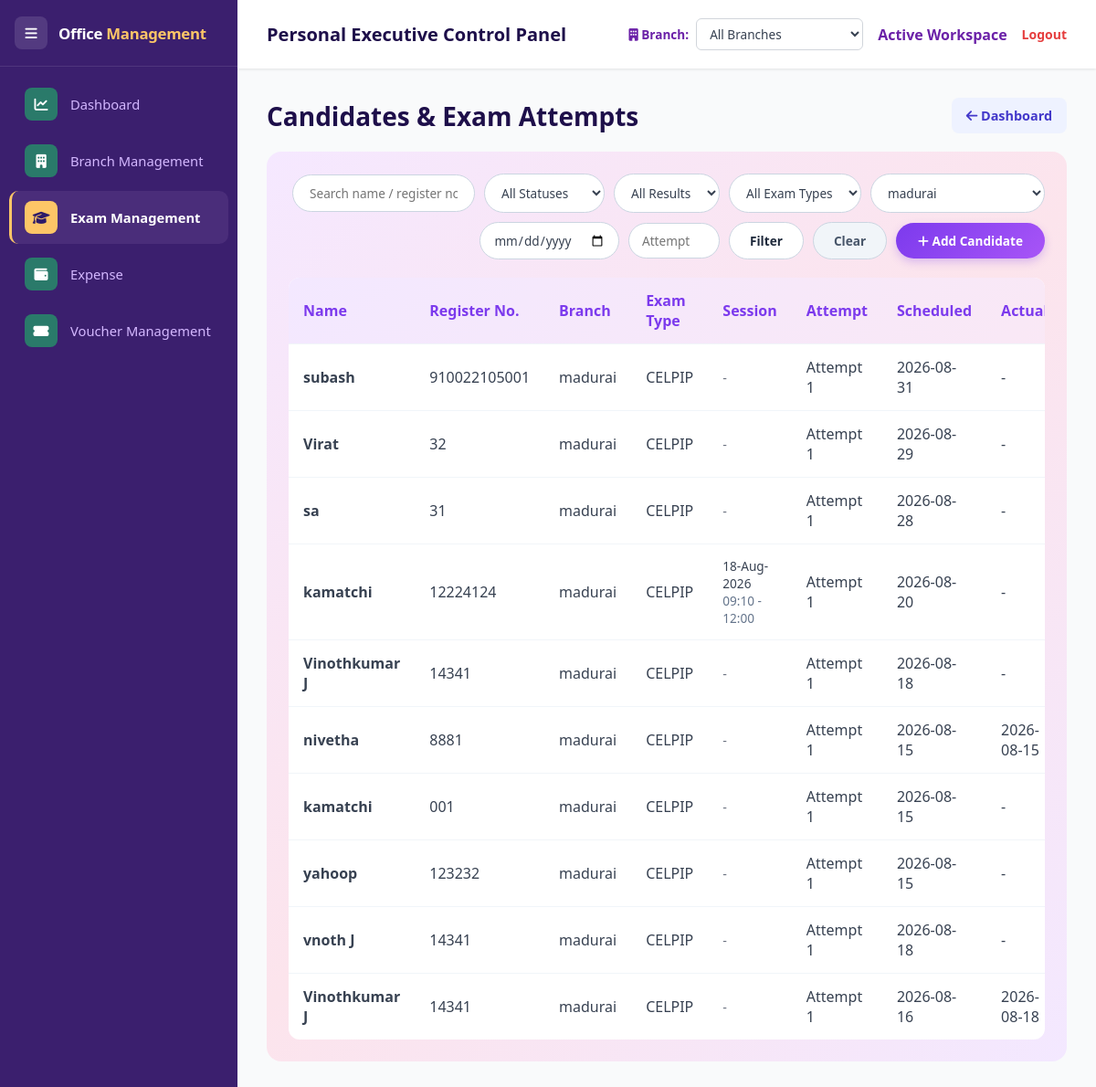
/exams/candidates/?branch_id=1, run on the app's committed database.
### apps/models.py (models this page shows, shortened)
class ExamAttempt(db.Model):
    id = db.Column(db.Integer, primary_key=True)
    candidate_id = db.Column(db.Integer, db.ForeignKey('candidate.id'), nullable=False)
    exam_type_id = db.Column(db.Integer, db.ForeignKey('exam_type.id'), nullable=False)
    branch_id = db.Column(db.Integer, db.ForeignKey('branch.id'), nullable=False)
    session_id = db.Column(db.Integer, db.ForeignKey('exam_session.id'), nullable=True)
    session = db.relationship('ExamSession')
    attempt_number = db.Column(db.Integer, nullable=False, default=1)
    original_scheduled_date = db.Column(db.String(20), nullable=False)
    scheduled_date = db.Column(db.String(20), nullable=False)
    actual_exam_date = db.Column(db.String(20), nullable=True)
    status = db.Column(db.String(20), nullable=False, default='Scheduled')
    result = db.Column(db.String(20), nullable=False, default='Pending')  # Pass / Fail / Pending
    cancellation_reason = db.Column(db.Text, nullable=True)
    reschedule_reason = db.Column(db.Text, nullable=True)
    remarks = db.Column(db.Text, nullable=True)
    created_at = db.Column(db.DateTime, default=datetime.utcnow)
    updated_at = db.Column(db.DateTime, default=datetime.utcnow, onupdate=datetime.utcnow)
    candidate = db.relationship('Candidate', backref=db.backref(
        'attempts', lazy=True, order_by='ExamAttempt.attempt_number'))
    exam_type = db.relationship('ExamType')
    branch = db.relationship('Branch')
    @property
    def was_rescheduled(self):
        return bool(self.original_scheduled_date and self.scheduled_date
                     and self.original_scheduled_date != self.scheduled_date)

class Candidate(db.Model):
    id = db.Column(db.Integer, primary_key=True)
    name = db.Column(db.String(150), nullable=False)
    email = db.Column(db.String(150), nullable=True)
    phone = db.Column(db.String(50), nullable=True)
    register_number = db.Column(db.String(100), nullable=True)
    test_type = db.Column(db.String(100), nullable=True)
    exam_date = db.Column(db.String(20), nullable=True)
    status = db.Column(db.String(30), nullable=True, default='Registered')
    original_exam_date = db.Column(db.String(20), nullable=True)
    rescheduled_date = db.Column(db.String(20), nullable=True)
    reason_note = db.Column(db.Text, nullable=True)
    created_at = db.Column(db.DateTime, default=datetime.utcnow)
    branch_id = db.Column(db.Integer, db.ForeignKey('branch.id'), nullable=True)
    exam_type_id = db.Column(db.Integer, db.ForeignKey('exam_type.id'), nullable=True)
    team_id = db.Column(db.Integer, db.ForeignKey('exam_team.id'), nullable=True)
    branch = db.relationship('Branch')
    exam_type = db.relationship('ExamType')
    session_links = db.relationship('SessionCandidate', backref='candidate', lazy=True)

class Branch(db.Model):
    id = db.Column(db.Integer, primary_key=True)
    branch_name = db.Column(db.String(150), unique=True, nullable=False)
    address = db.Column(db.String(300), nullable=True)
    contact_info = db.Column(db.String(150), nullable=True)
    region = db.Column(db.String(100), nullable=True)
    status = db.Column(db.String(20), default='Active')  # Active, Inactive
    created_at = db.Column(db.DateTime, default=datetime.utcnow)
    updated_at = db.Column(db.DateTime, default=datetime.utcnow, onupdate=datetime.utcnow)
    name = synonym('branch_name')
    location = synonym('address')

class ExamType(db.Model):
    id = db.Column(db.Integer, primary_key=True)
    name = db.Column(db.String(150), nullable=False)
    language = db.Column(db.String(80), nullable=False)
    description = db.Column(db.Text, nullable=True)
    status = db.Column(db.String(20), default='Active')  # Active / Inactive
    created_at = db.Column(db.DateTime, default=datetime.utcnow)
    branch_exams = db.relationship('BranchExam', backref='exam_type', lazy=True)

class ExamSession(db.Model):
    id = db.Column(db.Integer, primary_key=True)
    branch_exam_id = db.Column(db.Integer, db.ForeignKey('branch_exam.id'), nullable=False)
    exam_date = db.Column(db.Date, nullable=False)
    start_time = db.Column(db.String(5), nullable=False)   # 'HH:MM'
    end_time = db.Column(db.String(5), nullable=False)     # 'HH:MM'
    fee = db.Column(db.Float, default=0.0)
    seat_capacity = db.Column(db.Integer, default=0)
    status = db.Column(db.String(20), default='Scheduled')  # Scheduled / Completed / Rescheduled / Cancelled
    original_date = db.Column(db.Date, nullable=True)
    original_start_time = db.Column(db.String(5), nullable=True)
    original_end_time = db.Column(db.String(5), nullable=True)
    reschedule_reason = db.Column(db.Text, nullable=True)
    rescheduled_by = db.Column(db.String(100), nullable=True)
    rescheduled_at = db.Column(db.DateTime, nullable=True)
    cancellation_reason = db.Column(db.Text, nullable=True)
    cancelled_by = db.Column(db.String(100), nullable=True)
    cancelled_at = db.Column(db.DateTime, nullable=True)
    created_at = db.Column(db.DateTime, default=datetime.utcnow)
    session_candidates = db.relationship('SessionCandidate', backref='session', lazy=True, cascade='all, delete-orphan')
    @property
    def seats_taken(self):
        return len(self.session_candidates)

### apps/exams/candidates.py (the view)
@candidates_bp.route('/')
def list_candidates():
    search = request.args.get('q', '').strip()
    status_filter = request.args.get('status', '').strip()
    result_filter = request.args.get('result', '').strip()
    test_type_filter = request.args.get('test_type', '').strip()
    branch_filter = request.args.get('branch_id', '').strip()
    exam_date_filter = request.args.get('exam_date', '').strip()
    attempt_filter = request.args.get('attempt', '').strip()
    query = (
        ExamAttempt.query
        .join(Candidate, ExamAttempt.candidate_id == Candidate.id)
        .join(ExamType, ExamAttempt.exam_type_id == ExamType.id)
        .join(Branch, ExamAttempt.branch_id == Branch.id)
    )
    if search:
        like = f'%{search}%'
        query = query.filter(db.or_(Candidate.name.ilike(like), Candidate.register_number.ilike(like)))
    if status_filter == 'Rescheduled':
        query = query.filter(ExamAttempt.original_scheduled_date != ExamAttempt.scheduled_date)
    elif status_filter:
        query = query.filter(ExamAttempt.status == status_filter)
    if result_filter:
        query = query.filter(ExamAttempt.result == result_filter)
    if test_type_filter:
        query = query.filter(ExamType.name == test_type_filter)
    if branch_filter:
        query = query.filter(ExamAttempt.branch_id == int(branch_filter))
    if exam_date_filter:
        query = query.filter(db.or_(ExamAttempt.scheduled_date == exam_date_filter,
                                     ExamAttempt.actual_exam_date == exam_date_filter))
    if attempt_filter:
        query = query.filter(ExamAttempt.attempt_number == int(attempt_filter))
    from flask import session as flask_session
    active_branch_id = flask_session.get('active_branch_id')
    if active_branch_id and not branch_filter:
        query = query.filter(ExamAttempt.branch_id == int(active_branch_id))
    attempts = query.order_by(ExamAttempt.id.desc()).all()
    test_type_rows = db.session.query(ExamType.name).distinct().order_by(ExamType.name.asc()).all()
    test_types = [row[0] for row in test_type_rows]
    branches, exam_type_options, branch_exam_map = _branches_and_exam_types()
    session_options = _exam_session_options()
    return render_template(
        'candidates.html',
        attempts=attempts,
        search=search,
        statuses=ATTEMPT_STATUSES,
        status_filter=status_filter,
        results=RESULT_OPTIONS,
        result_filter=result_filter,
        test_types=test_types,
        test_type_filter=test_type_filter,
        branch_filter=branch_filter,
        exam_date_filter=exam_date_filter,
        attempt_filter=attempt_filter,
        branches=branches,
        exam_type_options=exam_type_options,
        branch_exam_map=branch_exam_map,
        session_options=session_options,
    )

### templates/candidates.html (shortened to what this page needs)
{% extends "base.html" %}
{% block content %}
<div id="listView">
    <div class="module-header">
        <h2>Candidates &amp; Exam Attempts</h2>
        <a href="{{ url_for('exams_dashboard.dashboard') }}" class="btn-secondary" style="text-decoration:none;"><i class="fas fa-arrow-left"></i> Dashboard</a>
    </div>
    <div style="background:linear-gradient(135deg,#f5e8ff 0%,#fce4ec 50%,#f3e8ff 100%);padding:24px;border-radius:16px;">
        <form method="GET" style="display:flex;align-items:center;justify-content:flex-end;gap:10px;margin-bottom:20px;flex-wrap:wrap;">
            <input type="text" name="q" value="{{ search }}" placeholder="Search name / register no." style="padding:10px 18px;border-radius:30px;border:1.5px solid #cbd5e1;font-size:0.85rem;width:200px;outline:none;background:#fff;color:#374151;">
            <select name="status" style="padding:10px 14px;border-radius:30px;border:1.5px solid #cbd5e1;font-size:0.85rem;outline:none;background:#fff;color:#374151;">
                <option value="">All Statuses</option>
            </select>
            <select name="result" style="padding:10px 14px;border-radius:30px;border:1.5px solid #cbd5e1;font-size:0.85rem;outline:none;background:#fff;color:#374151;">
                <option value="">All Results</option>
            </select>
            <select name="test_type" style="padding:10px 14px;border-radius:30px;border:1.5px solid #cbd5e1;font-size:0.85rem;outline:none;background:#fff;color:#374151;">
                <option value="">All Exam Types</option>
            </select>
            <select name="branch_id" style="padding:10px 14px;border-radius:30px;border:1.5px solid #cbd5e1;font-size:0.85rem;outline:none;background:#fff;color:#374151;">
                {% for b in branches %}
                <option value="{{ b.id }}" {% if branch_filter == b.id|string %}selected{% endif %}>{{ b.name }}</option>
                {% endfor %}
            </select>
            <input type="date" name="exam_date" value="{{ exam_date_filter }}" style="padding:9px 14px;border-radius:30px;border:1.5px solid #cbd5e1;font-size:0.85rem;outline:none;background:#fff;color:#374151;">
            <input type="number" min="1" name="attempt" value="{{ attempt_filter }}" placeholder="Attempt #" style="padding:9px 14px;width:100px;border-radius:30px;border:1.5px solid #cbd5e1;font-size:0.85rem;outline:none;background:#fff;color:#374151;">
            <button type="submit" style="padding:10px 22px;border-radius:30px;background:#fff;color:#1e293b;border:1.5px solid #cbd5e1;font-weight:700;cursor:pointer;font-size:0.85rem;">Filter</button>
            {% if search or status_filter or result_filter or test_type_filter or branch_filter or exam_date_filter or attempt_filter %}
            <a href="{{ url_for('candidates.list_candidates') }}" style="padding:10px 22px;border-radius:30px;background:#f1f5f9;color:#475569;border:1.5px solid #cbd5e1;font-weight:700;cursor:pointer;font-size:0.85rem;text-decoration:none;">Clear</a>
            {% endif %}
            <button type="button" onclick="showForm()" style="padding:10px 24px;border-radius:30px;background:linear-gradient(135deg,#7c3aed,#a855f7);color:#fff;border:none;font-weight:700;cursor:pointer;font-size:0.85rem;box-shadow:0 4px 10px rgba(124,58,237,0.25);"><i class="fas fa-plus"></i> Add Candidate</button>
        </form>
        <div class="table-responsive" style="background:#fff;border-radius:12px;overflow:hidden;">
            <table style="width:100%;border-collapse:collapse;">
                <thead>
                    <tr style="background:linear-gradient(135deg,#f3e8ff,#fde8f0);">
                        <th style="padding:14px 16px;text-align:left;color:#7c3aed;font-weight:700;">Name</th>
                        <th style="padding:14px 16px;text-align:left;color:#7c3aed;font-weight:700;">Register No.</th>
                        <th style="padding:14px 16px;text-align:left;color:#7c3aed;font-weight:700;">Branch</th>
                        <th style="padding:14px 16px;text-align:left;color:#7c3aed;font-weight:700;">Exam Type</th>
                        <th style="padding:14px 16px;text-align:left;color:#7c3aed;font-weight:700;">Session</th>
                        <th style="padding:14px 16px;text-align:left;color:#7c3aed;font-weight:700;">Attempt</th>
                        <th style="padding:14px 16px;text-align:left;color:#7c3aed;font-weight:700;">Scheduled</th>
                        <th style="padding:14px 16px;text-align:left;color:#7c3aed;font-weight:700;">Actual</th>
                    </tr>
                </thead>
                <tbody>
                    {% for a in attempts %}
                    {% set adata = {
                        "attempt_id": a.id,
                        "candidate_id": a.candidate_id,
                        "name": a.candidate.name if a.candidate else "",
                        "status": a.status,
                        "was_rescheduled": a.was_rescheduled
                    } %}
                    <tr style="border-top:1px solid #f1f5f9;">
                        <td style="padding:14px 16px;color:#374151;font-weight:700;">{{ a.candidate.name if a.candidate else '-' }}</td>
                        <td style="padding:14px 16px;color:#374151;">{{ a.candidate.register_number if a.candidate else '-' }}</td>
                        <td style="padding:14px 16px;color:#374151;">{{ a.branch.name if a.branch else '-' }}</td>
                        <td style="padding:14px 16px;color:#374151;">{{ a.exam_type.name if a.exam_type else '-' }}</td>
                        <td style="padding:14px 16px;color:#374151;font-size:0.85rem;">
                            {% if a.session %}
                            {{ a.session.exam_date.strftime('%d-%b-%Y') if a.session.exam_date else '-' }}<br>
                            <span style="color:#64748b;">{{ a.session.start_time }} - {{ a.session.end_time }}</span>
                            {% else %}
                            <span class="muted">-</span>
                            {% endif %}
                        </td>
                        <td style="padding:14px 16px;color:#374151;">Attempt {{ a.attempt_number }}</td>
                        <td style="padding:14px 16px;color:#374151;">{{ a.scheduled_date or '-' }}</td>
                        <td style="padding:14px 16px;color:#374151;">{{ a.actual_exam_date or '-' }}</td>
                    </tr>
                    {% else %}
                    <tr><td colspan="11" class="muted" style="padding:20px;text-align:center;">No exam attempts yet.</td></tr>
                    {% endfor %}
                </tbody>
            </table>
        </div>
    </div>
</div>
{% endblock %}

### data on the page
ExamAttempt: candidate "subash", candidate "910022105001", branch "madurai", exam_type "CELPIP", attempt_number "1", scheduled_date "2026-08-31", actual_exam_date "-"
ExamAttempt: candidate "Virat", candidate "32", branch "madurai", exam_type "CELPIP", attempt_number "1", scheduled_date "2026-08-29", actual_exam_date "-"
ExamAttempt: candidate "sa", candidate "31", branch "madurai", exam_type "CELPIP", attempt_number "1", scheduled_date "2026-08-28", actual_exam_date "-"
ExamAttempt: candidate "kamatchi", candidate "12224124", branch "madurai", exam_type "CELPIP", session.exam_date "18-Aug-2026", session.start_time "09:10", session.end_time "12:00", attempt_number "1", scheduled_date "2026-08-20", actual_exam_date "-"
ExamAttempt: candidate "Vinothkumar J", candidate "14341", branch "madurai", exam_type "CELPIP", attempt_number "1", scheduled_date "2026-08-18", actual_exam_date "-"
ExamAttempt: candidate "nivetha", candidate "8881", branch "madurai", exam_type "CELPIP", attempt_number "1", scheduled_date "2026-08-15", actual_exam_date "2026-08-15"
ExamAttempt: candidate "kamatchi", candidate "001", branch "madurai", exam_type "CELPIP", attempt_number "1", scheduled_date "2026-08-15", actual_exam_date "-"
ExamAttempt: candidate "yahoop", candidate "123232", branch "madurai", exam_type "CELPIP", attempt_number "1", scheduled_date "2026-08-15", actual_exam_date "-"
ExamAttempt: candidate "vnoth J", candidate "14341", branch "madurai", exam_type "CELPIP", attempt_number "1", scheduled_date "2026-08-18", actual_exam_date "-"
ExamAttempt: candidate "Vinothkumar J", candidate "14341", branch "madurai", exam_type "CELPIP", attempt_number "1", scheduled_date "2026-08-16", actual_exam_date "2026-08-18"

### other printed values
form field branch_id "madurai"
